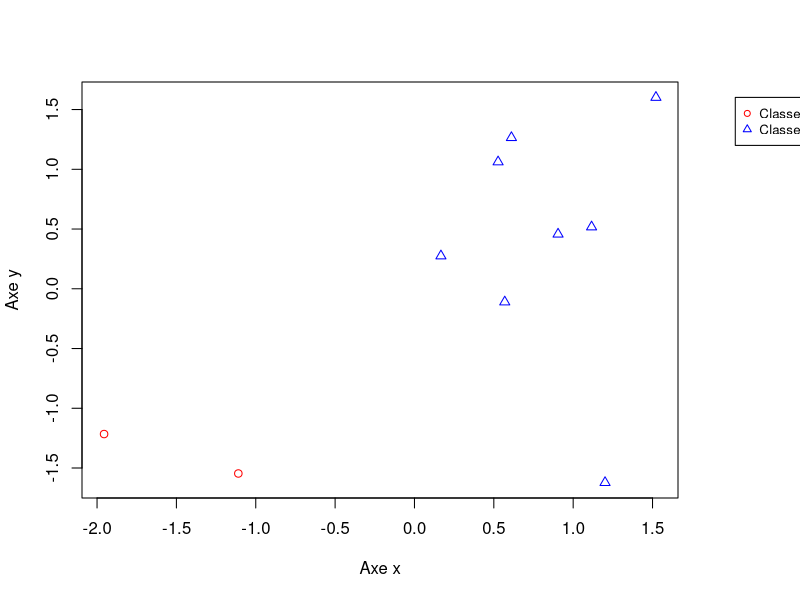
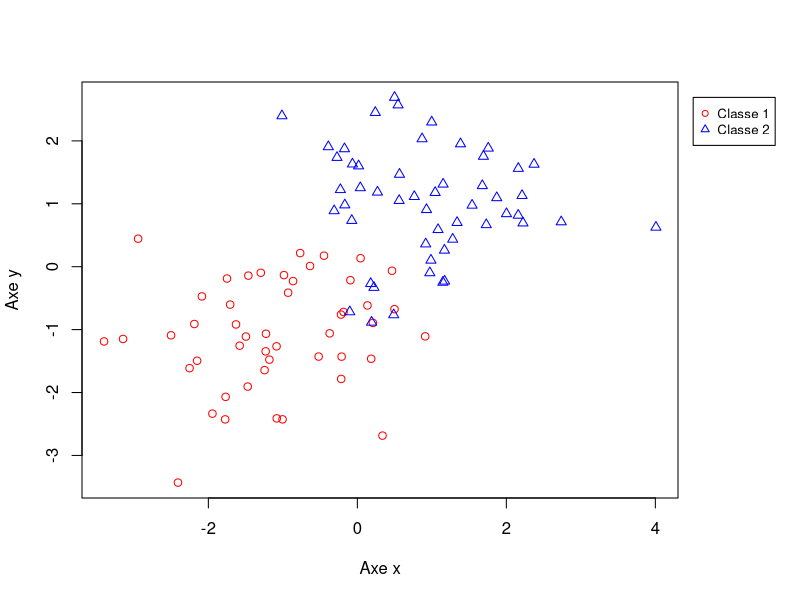
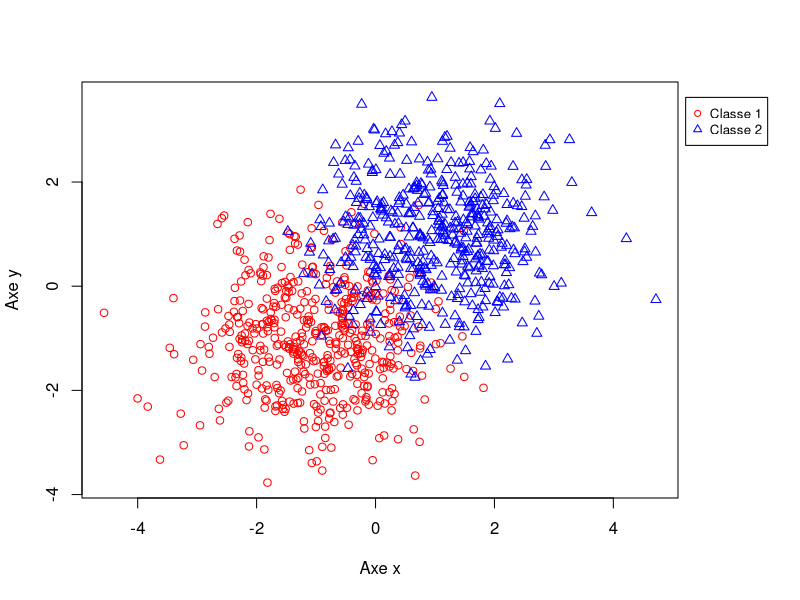
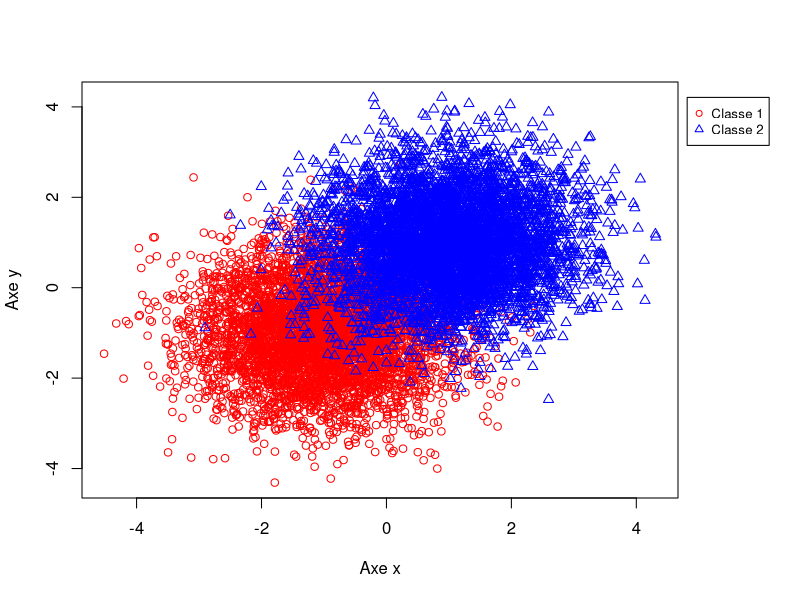
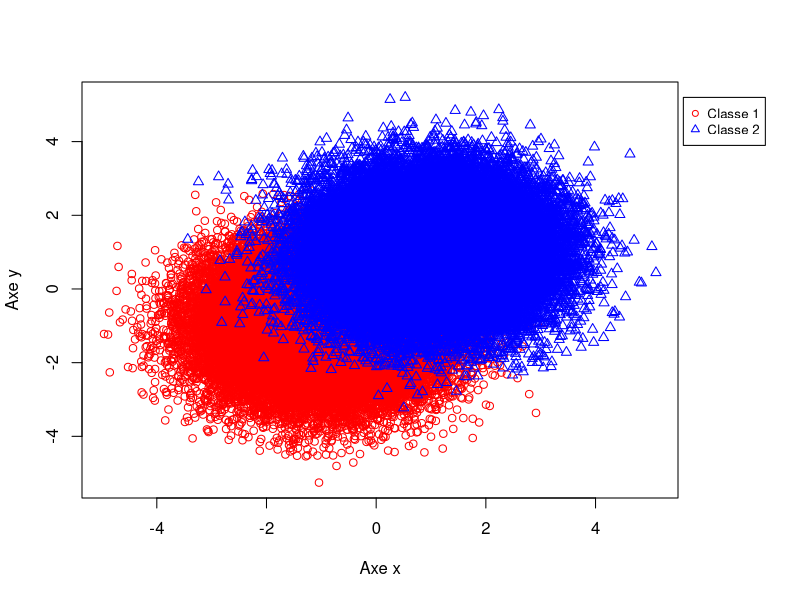
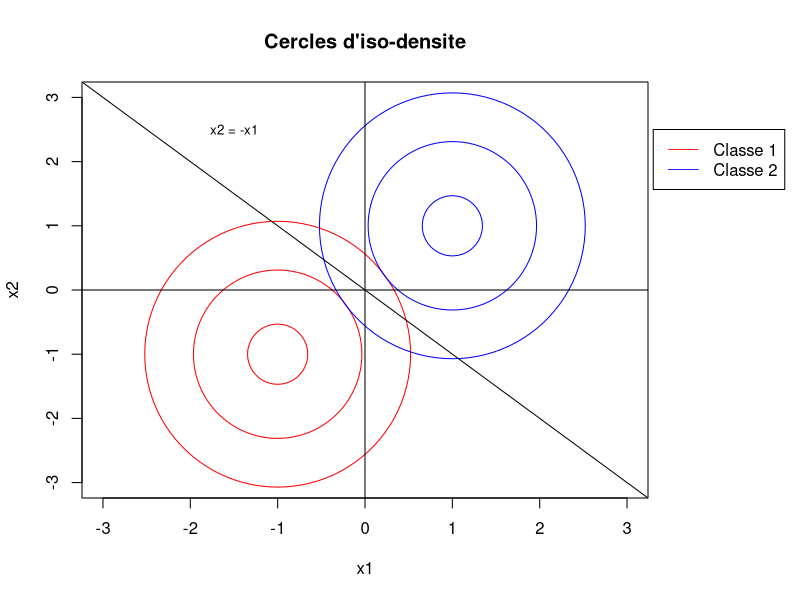
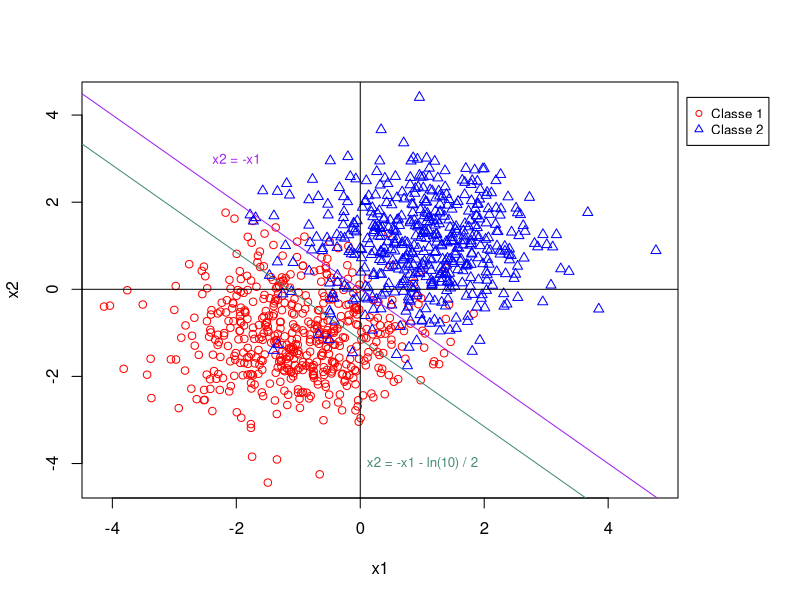
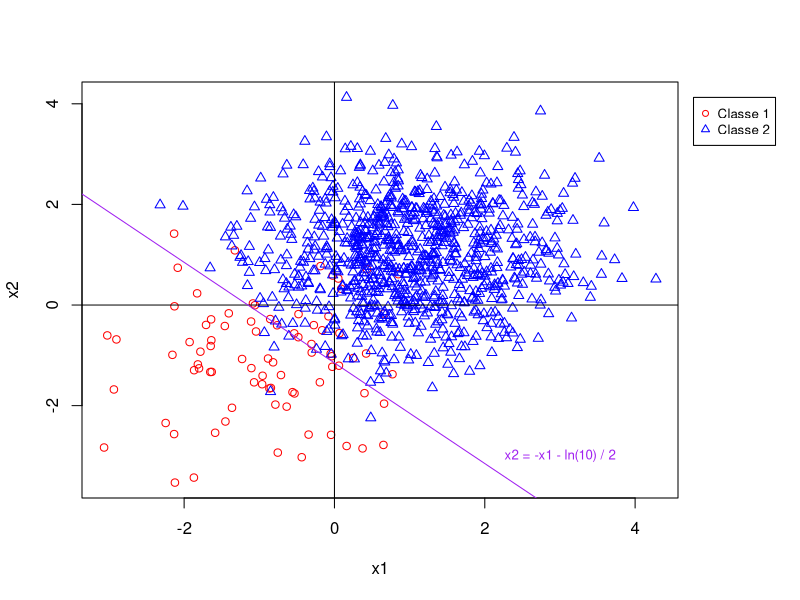

These figures' R source, in order:
#Functions usefull
library(MASS)

simul <- function(n, pi, mu1, mu2, sigma1, sigma2) {
    n1 <- rbinom(1, n, pi)
    n2 <- n - n1
    d1 <- mvrnorm(n1, mu1, sigma1)
    d1 <- cbind(d1, matrix(1, nrow = n1))
    d2 <- mvrnorm(n2, mu2, sigma2)
    d2 <- cbind(d2, matrix(2, nrow = n2))
    d <- rbind(d1, d2)
    return(d)
}

moyenneEmpirique <- function(ech) {
    xMean <- round(mean(ech[, 1]), digits = 6)
    yMean <- round(mean(ech[, 2]), digits = 6)
    return(c(xMean, yMean))
}

#Circles
circle <- function(c, radius, nv = 100, border = NULL, col = NA, 
                    lty = 1, lwd = 1) 
{
    xylim <- par("usr")
    plotdim <- par("pin")
    ymult <- (xylim[4] - xylim[3]) / (xylim[2] - xylim[1]) * 
            plotdim[1] / plotdim[2]
    angle.inc <- 2 * pi / nv
    angles <- seq(0, 2 * pi - angle.inc, by = angle.inc)
    xv <- cos(angles) * radius + c[1]
    yv <- sin(angles) * radius * ymult + c[2]
    polygon(xv, yv, border = border, col = col, lty = lty, lwd = lwd)
    invisible(list(x = xv, y = yv))
}

regleBayes <- function(x, a, b) {
    if(x[2] < a * x[1] + b) {
        return(1)
    } else {
        return(2)
    }
}

bindBayes <- function(mat, regle, a, b) {
    classement <- apply(mat, 1, regle, a = a, b = b)
    mat <- cbind(mat, classement)
    return(mat)
}

for(i in 1:5) {
    mat <- simul(1 * 10 ** i, 0.5, c(-1, -1), c(1, 1), diag(2), diag(2))
    filename <- paste("ex2Plot", i, ".png", sep = "")
    png(filename, width = 500, height = 400)
    par(xpd = T, mar = par()$mar + c(0, 0, 0, 4))
    plot(mat[,1], mat[,2],
         main = "",
         xlab = "Axe x",
         ylab = "Axe y",
         pch = c(1, 2)[mat[,3]],
         col = c("red", "blue")[mat[,3]])
    legend(max(mat[,1]) + 0.5, max(mat[,2]),
           c("Classe 1", "Classe 2"),
           col = c("red", "blue"),
           pch = c(1, 2),
           cex = 0.8)
    par(mar = c(5, 4, 4, 2) + 0.1)
    dev.off()
    cat(paste(filename, "sauvegardee\n"))

    mu1 = moyenneEmpirique(mat[mat[,3] == 1,])
    mu2 = moyenneEmpirique(mat[mat[,3] == 2,])
    cat(paste("echantillon", i, "mean f1", mu1[1], mu1[2], "\n"))
    cat(paste("echantillon", i, "variance f1",
              sd(mat[mat[,3] == 1,][,1]), sd(mat[mat[,3] == 1,][,2]), "\n"))
    cat(paste("echantillon", i, "mean f2", mu2[1], mu2[2], "\n"))
    cat(paste("echantillon", i, "variance f2",
              sd(mat[mat[,3] == 2,][,1]), sd(mat[mat[,3] == 2,][,2]), "\n"))
}

#cercles d'iso densite
#cste <- round(1 / (2 * pi), 2)
cste <- 0.15
png("cercles.png", width = 500, height = 400)
par(xpd = T, mar = par()$mar + c(0, 0, 0, 5.5))
plot(0, 0,
     main = "Cercles d'iso-densite",
     type = "n",
     xlab = "x1",
     ylab = "x2",
     xlim = c(-3, 3),
     ylim = c(-3, 3))
legend(3.3, 2.5,
       c("Classe 1", "Classe 2"),
       col = c("red", "blue"),
       lwd = 0.8)
text(-1.5, 2.5,
     labels = "x2 = -x1",
     cex = 0.8)

circle(c(-1, -1), sqrt(-2 * log(2 * pi * cste)), border = "red")
circle(c(-1, -1), sqrt(-2 * log(2 * pi * cste * 2 / 3)), border = "red")
circle(c(-1, -1), sqrt(-2 * log(2 * pi * cste * 1 / 3)), border = "red")

circle(c(1, 1), sqrt(-2 * log(2 * pi * cste)), border = "blue")
circle(c(1, 1), sqrt(-2 * log(2 * pi * cste * 2 / 3)), border = "blue")
circle(c(1, 1), sqrt(-2 * log(2 * pi * cste * 1 / 3)), border = "blue")

abline(0, -1, xpd = F)
abline(h = 0, xpd = F)
abline(v = 0, xpd = F)

par(mar = c(5, 4, 4, 2) + 0.1)
dev.off()
cat("cercles.png sauvegardee\n")

#frontieres de decision 1 et 2
mat1 <- simul(1000, 0.5, c(-1, -1), c(1, 1), diag(2), diag(2))
png("cas1et2.png", width = 500, height = 400)
par(xpd = T, mar = par()$mar + c(0, 0, 0, 4))

plot(mat1[,1], mat1[,2],
     main = "",
     xlab = "x1",
     ylab = "x2",
     pch = c(1, 2)[mat1[,3]],
     col = c("red", "blue")[mat1[,3]])

legend(max(mat1[,1]) + 0.5, max(mat1[,2]),
       c("Classe 1", "Classe 2"),
       col = c("red", "blue"),
       pch = c(1, 2),
       cex = 0.8)

text(-2, 3,
     labels = "x2 = -x1",
     cex = 0.8,
     col = "purple")
text(1, -4,
     labels = "x2 = -x1 - ln(10) / 2",
     cex = 0.8,
     col = "aquamarine4")

abline(h = 0, xpd = F)
abline(v = 0, xpd = F)
abline(0, -1, xpd = F, col = "purple")
abline(-log(10) / 2, -1, xpd = F, col = "aquamarine4")

par(mar = c(5, 4, 4, 2) + 0.1)
dev.off()
cat("cas1et2.png sauvegardee\n")

#frontiere de decision 3
mat3 <- simul(1000, 1 / 11, c(-1, -1), c(1, 1), diag(2), diag(2))
png("cas3.png", width = 500, height = 400)
par(xpd = T, mar = par()$mar + c(0, 0, 0, 4))

plot(mat3[,1], mat3[,2],
     main = "",
     xlab = "x1",
     ylab = "x2",
     pch = c(1, 2)[mat3[,3]],
     col = c("red", "blue")[mat3[,3]])

legend(max(mat3[,1]) + 0.5, max(mat3[,2]),
       c("Classe 1", "Classe 2"),
       col = c("red", "blue"),
       pch = c(1, 2),
       cex = 0.8)

text(3, -3, 
     labels = "x2 = -x1 - ln(10) / 2", 
     cex = 0.8, 
     col = "purple")

abline(h = 0, xpd = F)
abline(v = 0, xpd = F)
abline(-log(10) / 2, -1, xpd = F, col = "purple")

par(mar = c(5, 4, 4, 2) + 0.1)
dev.off()
cat("cas3.png sauvegardee\n")

#calcul des estimateurs regle de bayes
#cas1
mat <- simul(1000, 0.5, c(-1, -1), c(1, 1), diag(2), diag(2))
mat <- bindBayes(mat, regleBayes, -1, 0)
estimateurAlpha <- sum(apply(mat, 1,
                             function(row) {
                                 if(row[3] == 1 && row[4] == 2) {
                                     return(1)
                                 }
                                 return(0)
                             })) / sum(mat[,3] == 1)
estimateurBeta <- sum(apply(mat, 1,
                            function(row) {
                                if(row[3] == 2 && row[4] == 1) {
                                    return(1)
                                }
                                return(0)
                            })) / sum(mat[,3] == 2)
cat("cas 1", "n1:", sum(mat[,3] == 1), "n2:", sum(mat[,3] == 2), "alpha:", 
    estimateurAlpha, "beta:", estimateurBeta, "\n")

#cas2
mat <- simul(1000, 0.5, c(-1, -1), c(1, 1), diag(2), diag(2))
mat <- bindBayes(mat, regleBayes, -1, -log(10) / 2)
estimateurAlpha <- sum(apply(mat, 1,
                             function(row) {
                                 if(row[3] == 1 && row[4] == 2) {
                                     return(1)
                                 }
                                 return(0)
                             })) / sum(mat[,3] == 1)
estimateurBeta <- sum(apply(mat, 1,
                            function(row) {
                                if(row[3] == 2 && row[4] == 1) {
                                    return(1)
                                }
                                return(0)
                            })) / sum(mat[,3] == 2)
cat("cas 2", "n1:", sum(mat[,3] == 1), "n2:", sum(mat[,3] == 2), "alpha:", 
    estimateurAlpha, "beta:", estimateurBeta, "\n")

#cas3
mat <- simul(1000, 1/11, c(-1, -1), c(1, 1), diag(2), diag(2))
mat <- bindBayes(mat, regleBayes, -1, -log(10) / 2)
estimateurAlpha <- sum(apply(mat, 1,
                             function(row) {
                                 if(row[3] == 1 && row[4] == 2) {
                                     return(1)
                                 }
                                 return(0)
                             })) / sum(mat[,3] == 1)
estimateurBeta <- sum(apply(mat, 1,
                            function(row) {
                                if(row[3] == 2 && row[4] == 1) {
                                    return(1)
                                }
                                return(0)
                            })) / sum(mat[,3] == 2)
cat("cas 3", "n1:", sum(mat[,3] == 1), "n2:", sum(mat[,3] == 2), "alpha:", 
    estimateurAlpha, "beta:", estimateurBeta, "\n")

#Synth1-40

#Distribution marginale : f(x) = Somme de 1 à 2 * 0,5 * densité de X conditionnellement à Z=1 puis Z=2



#Synth1-100


#Synth1-500


#Synth1-1000


#Synth2-1000